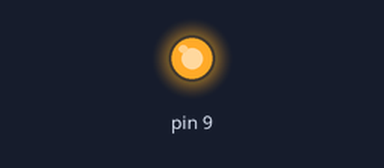
Bench run of a sketch on a simulated Arduino Uno, built with avr-gcc and run on an emulated ATmega328P. Shown: output pins drawn as LEDs (lit = HIGH).

Above: at 5.0 s.
At 11.6 s:
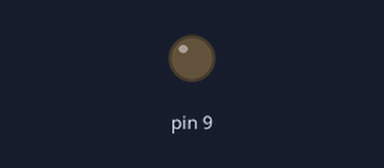
Timing chart, 0 to 17.1 s (numbered marks = the images above):
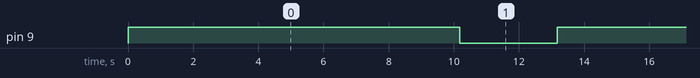

The sketch:

led_timeout.ino
```cpp
// On and Off Times (as int, max=32secs)
const unsigned int onTime = 600000;
const unsigned int offTime = 3000;

// Tracks the last time event fired
unsigned long previousMillis=0;

// Interval is how long we wait
int interval = onTime;

// Used to track if LED should be on or off
boolean LED13state = true;

// Usual Setup Stuff
void setup() {
  pinMode(9, OUTPUT);
}

void loop() {
  // Set Pin 13 to state of LED13state each timethrough loop()
  // If LED13State hasn't changed, neither will the pin
  digitalWrite(9, LED13state);

  // Grab snapshot of current time, this keeps all timing
  // consistent, regardless of how much code is inside the next if-statement
  unsigned long currentMillis = millis();

  // Compare to previous capture to see if enough time has passed
  if ((unsigned long)(currentMillis - previousMillis) >= interval) {
    // Change wait interval, based on current LED state
    if (LED13state) {
      // LED is currently on, set time to stay off
      interval = offTime;
    } else {
      // LED is currently off, set time to stay on
      interval = onTime;
    }
    // Toggle the LED's state, Fancy, eh!?
    LED13state = !(LED13state);

    // Save the current time to compare "later"
    previousMillis = currentMillis;
  }
}
```

Measured:
- by itself, pin 9: alternates HIGH for 10.2 s and LOW for 3.0 s
